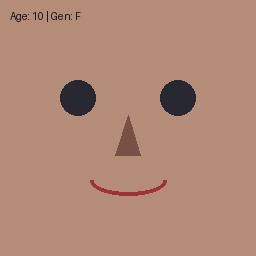
#> input picture data_utkface/10_1_0_sample03.jpg, 256 x 256 px
$ python -i aihub_pipeline.py   (imports and definitions only)
#> lines starting #> are read from the running program, lines starting #| are printed output that depends on the picture
#> further down, picture is the input picture: PIL image 256x256 RGB; mean R, G, B 175.6, 135.7, 116.8
"""
AI Hub (aihub.or.kr) 4-Dataset Integrated Pipeline & Google Drive Manager
Handles:
1. 한국인 가족 관계 안면 데이터 (Korean Family Facial Dataset)
2. 안면 인식 에이징 이미지 데이터 (Korean Age Progression Face Dataset)
3. 안면 랜드마크 데이터 (Korean Facial Landmark Dataset)
4. 한국인 헤어스타일 이미지 데이터 (Korean Hairstyle Dataset)

Features:
- aihubshell automated download via API Key
- Direct storage into Google Drive (5TB) or local path
- 256x256 intelligent face alignment, cropping, and triplet pairing
- Unified manifest builder (manifest_aihub.json)
- Post-training safe cleanup for large raw files
"""

import os
import sys
import json
import shutil
import tarfile
import zipfile
import re
import unicodedata
import argparse
import subprocess
from typing import List, Dict, Any, Optional, Tuple
from PIL import Image, ImageOps

# Ensure project root is in sys.path
_current_dir = os.path.dirname(os.path.abspath(__file__))
_project_root = os.path.dirname(os.path.dirname(_current_dir))
if _project_root not in sys.path:
    sys.path.insert(0, _project_root)


# [74 lines left out: functions ensure_aihubshell, download_aihub_dataset, not called in this run]


def crop_and_align_face(
    img: Image.Image,
    bbox: Optional[Tuple[int, int, int, int]] = None,
    landmarks: Optional[List[Tuple[float, float]]] = None,
    target_size: int = 256
) -> Image.Image:
    """
    Crops the face center and aligns to target_size (256x256).
    Applies margin around bounding box to capture jawline and hair.
    """
#> called with target_size = 256
    img = ImageOps.exif_transpose(img).convert("RGB")
    w, h = img.size
#> w = 256; h = 256

    if bbox:
        x1, y1, x2, y2 = bbox
        bw, bh = x2 - x1, y2 - y1
        cx, cy = x1 + bw // 2, y1 + bh // 2
        # Add 35% margin around face for hair and jaw context
        size = int(max(bw, bh) * 1.35)
    elif landmarks and len(landmarks) >= 5:
        xs = [pt[0] for pt in landmarks]
        ys = [pt[1] for pt in landmarks]
        cx, cy = int(sum(xs) / len(xs)), int(sum(ys) / len(ys))
        span_x, span_y = max(xs) - min(xs), max(ys) - min(ys)
        size = int(max(span_x, span_y) * 1.6)
    else:
        # Default central portrait crop
        cx, cy = w // 2, h // 2
#> cx = 128; cy = 128
        size = int(min(w, h) * 0.85)
#> size = 217

    half = size // 2
#> half = 108
    crop_x1 = max(0, cx - half)
#> crop_x1 = 20
    crop_y1 = max(0, cy - half)
#> crop_y1 = 20
    crop_x2 = min(w, cx + half)
#> crop_x2 = 236
    crop_y2 = min(h, cy + half)
#> crop_y2 = 236

    cropped = img.crop((crop_x1, crop_y1, crop_x2, crop_y2))
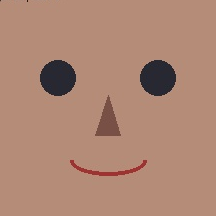
#> cropped: PIL image 216x216 RGB; mean R, G, B 174, 134.4, 115.9
    return cropped.resize((target_size, target_size), Image.Resampling.LANCZOS)


# [509 lines left out: functions classify_family_member, extract_age_from_path, preprocess_aihub_datasets, package_to_archive, cleanup_raw_files, safe_extract_zip and 1 more, not called in this run]


# [26 lines not run here, left out]

>>> from PIL import Image
>>> picture = Image.open('../../data_utkface/10_1_0_sample03.jpg')
>>> result = crop_and_align_face(picture)
